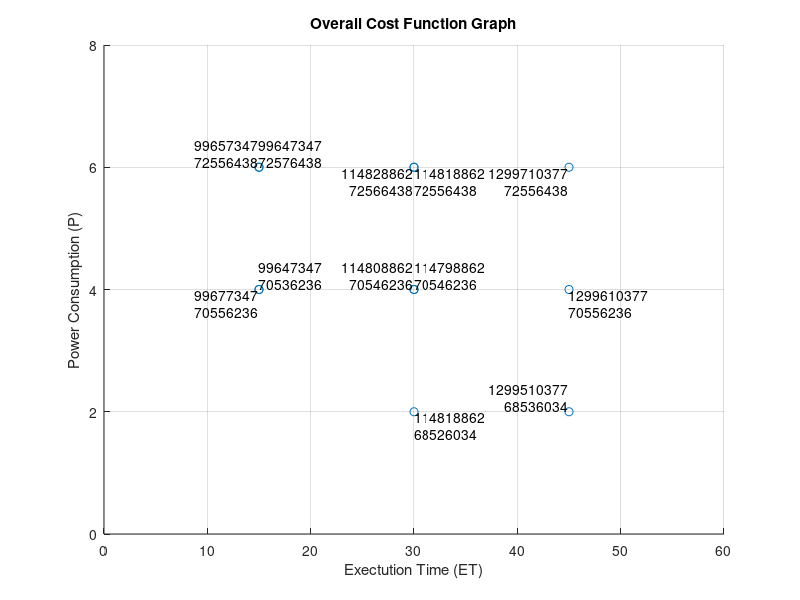

Recreate this plot in MATLAB.
ET = [5,10,15,5, 10,10,10,10, 15,15,5,5]; % define matricies
P = [3,3,3,2, 2,1,3,2, 1,2,2,3]; % define matricies
x = 3*ET(:);
y = 2*P(:);
blocks = 3;
tasks = 4;
scatter(x,y);
grid off;
% Adding labels and title
xlabel('Exectution Time (ET)');
ylabel('Power Consumption (P)');
title('Overall Cost Function Graph');
xlim([0,60])
ylim([0,8]);
% Adding grid
grid on;
x_text = "";
y_text = "";
for i = 1:length(x)
    mymod = mod(i, tasks) + 1
    x_num = x(i);
    y_num = y(i);
    text_align = {'left'; 'bottom'}; % default

    if mymod == 1
        x_text = "T1: ";
        text_align = {'left'; 'bottom'}; % default
    elseif mymod == 2
        x_text = "T2: ";
        text_align = {'right'; 'bottom'}; % default
    elseif mymod == 3
        x_text = "T3: ";
        text_align = {'left'; 'top'}; % default
    else
        x_text = "T4: ";
        text_align = {'right'; 'top'}; % default
    end
    x_text = x_text + x_num;

    if i < 5
        y_text = "B1: ";
    elseif i < 9
        y_text = "B2: ";
    else
        y_text = "B3: ";
    end
    y_text = y_text + y_num;
    text_align
    text(x(i), y(i), {x_text, y_text}, 'HorizontalAlignment', text_align{1}, 'VerticalAlignment', text_align{2});
end